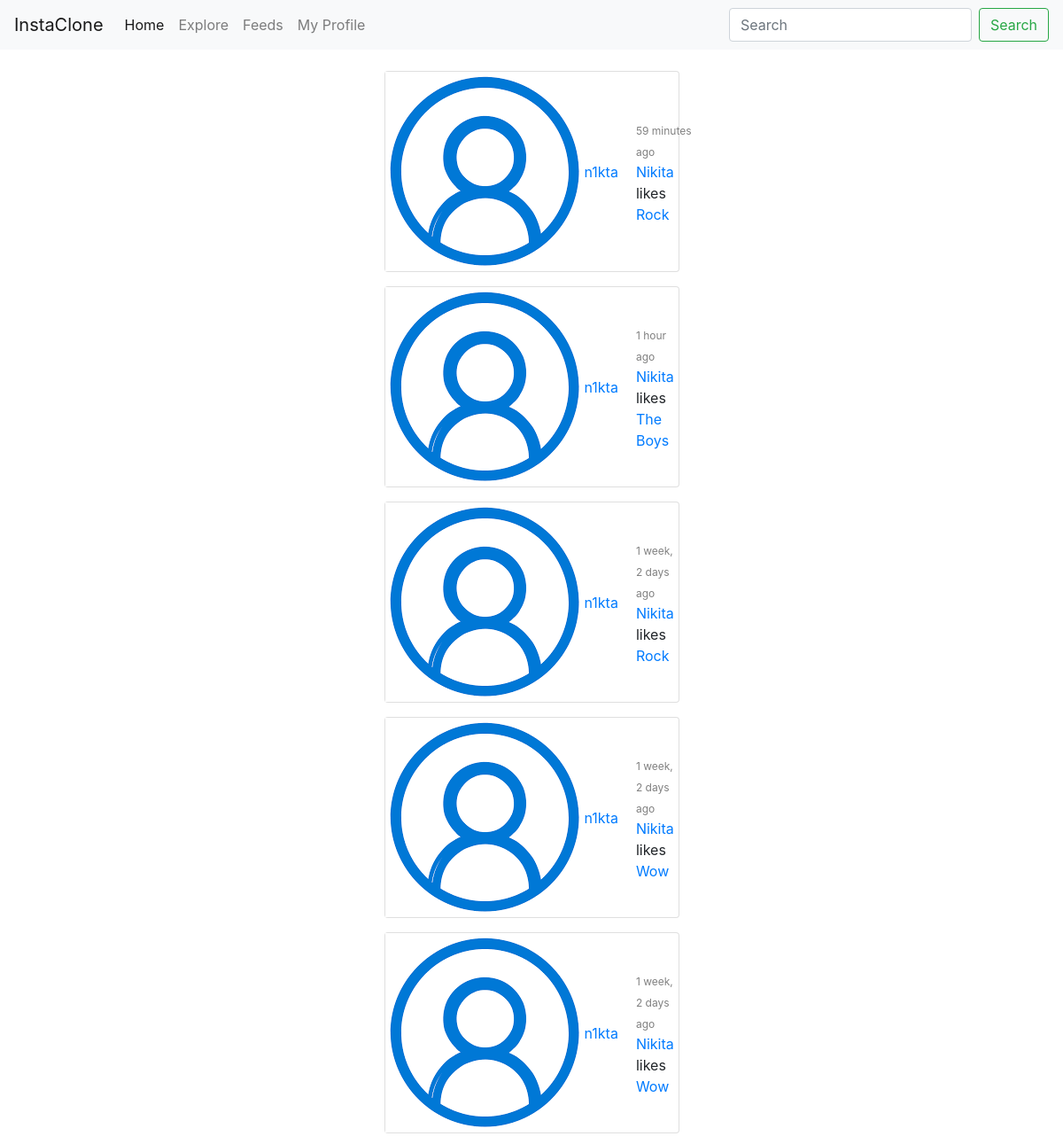
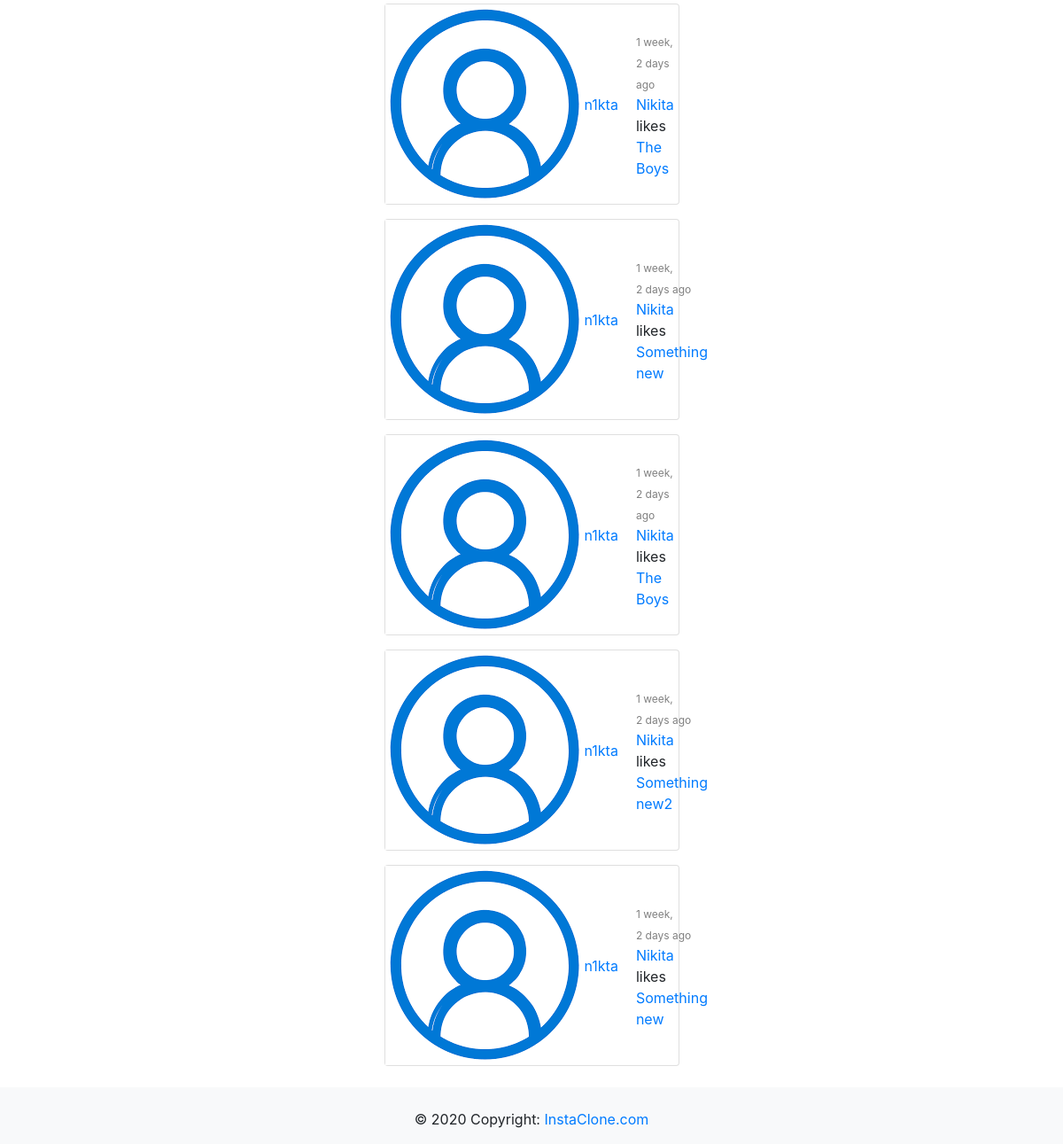
The page /feeds/ (signed in) on the database its author committed (2 pictures, top to bottom).
### account/models.py (models this page shows, shortened)
class Profile(models.Model):
    user = models.ForeignKey(User, related_name='profile_user', on_delete=models.CASCADE, blank=True, null=True)
    date_of_birthday = models.DateField(auto_now_add=True)
    avatar_image = ImageField(upload_to='users/%Y/%m/%d', default='/Users/nikitalebediev/Downloads/account.png')

### actions/models.py (models this page shows)
class Action(models.Model):
    user = models.ForeignKey(User, related_name='actions', on_delete=models.CASCADE)
    verb = models.CharField(max_length=255)
    created = models.DateTimeField(auto_now_add=True)
    target_ct = models.ForeignKey(ContentType, blank=True, null=True, related_name='target_obj',
                                  on_delete=models.CASCADE)
    target_id = models.PositiveIntegerField(null=True, blank=True, db_index=True)
    target = GenericForeignKey('target_ct', 'target_id')
    class Meta:
        ordering = ('-created', )

### images/models.py (models this page shows, shortened)
class Image(models.Model):
    user = models.ForeignKey(User, on_delete=models.CASCADE, related_name='images_user')
    profile = models.ForeignKey(Profile, on_delete=models.CASCADE, related_name='images_profile', blank=True, null=True)
    title = models.CharField(max_length=255)
    slug = models.SlugField(blank=True, null=True)
    image = models.ImageField(upload_to='images/%Y/%m/%d')
    description = models.TextField()
    created = models.DateTimeField(auto_now_add=True)
    users_like = models.ManyToManyField(User, related_name='images_liked', blank=True)
    class Meta:
        ordering = ['created']
    def __str__(self):
        return self.title
    def get_absolute_url(self):
        return reverse('dashboard_detail', args=[self.slug])

### account/views.py (the view)
# urls.py: path('feeds/', login_required(FeedsView.as_view()), name='feeds'),
class FeedsView(View):
    def get(self, request):
        actions = Action.objects.exclude(user=request.user)
        following_ids = request.user.following.values_list('id', flat=True)
        if following_ids:
            actions = Action.objects.filter(user_id__in=following_ids)
        actions = actions[:10]
        return render(request, 'account/feeds.html', {'actions': actions})

### account/templates/account/feeds.html
{% extends 'base.html' %}
{% load thumbnail %}
{% load static %}
{% block content %}
    <section class="feeds">
        <div class="container">
            <div class="row">
                <div class="col-md-12">
                    <div class="new__feeds mt-4">
                        {% for action in actions %}
                             {% with user=action.user profile=action.user.profile_user.all %}
                                     <div class="card mt-3" style="width: 30%; margin: 0 auto;">
                                     {% for prof in profile %}
                                        <div class="card-title d-flex" style="margin: 0; align-items: center">
                                            {% thumbnail prof.avatar_image "25x25" crop="100%" as im %}
                                                <img src="{{ im.url }}">
                                            {% endthumbnail %}
                                            <a href="{{ user.get_absolute_url }}">{{ user }}</a>
                                            <div class="card-body">
                                                <span style="font-size:12px;color:gray;">{{ action.created|timesince }} ago</span>
                                                <br>
                                                <a href="{{ user.get_absolute_url }}">{{ user.first_name }}</a>
                                                {{ action.verb }}
                                                {% if action.target %}
                                                    <a href="{{ action.target.get_absolute_url }}">{{ action.target }}</a>
                                                {% endif %}
                                            </div>
                                        </div>
                                     {% endfor %}
                                     </div>
                            {% endwith %}
                        {% endfor %}
                    </div>
                </div>
            </div>
        </div>
    </section>
{% endblock content %}

### rows shown on the page
Action: created "59 minutes", verb "likes", target "Rock"
Profile: shows a picture
Action: created "1 hour", verb "likes", target "The Boys"
Action: created "1 week, 2 days", verb "likes", target "Rock"
Action: created "1 week, 2 days", verb "likes", target "Wow"
Action: created "1 week, 2 days", verb "likes", target "Wow"
Action: created "1 week, 2 days", verb "likes", target "The Boys"
Action: created "1 week, 2 days", verb "likes", target "Something new"
Action: created "1 week, 2 days", verb "likes", target "The Boys"
Action: created "1 week, 2 days", verb "likes", target "Something new2"
Action: created "1 week, 2 days", verb "likes", target "Something new"

### other values the page prints
{{ user }} "n1kta"
{{ user.first_name }} "Nikita"
